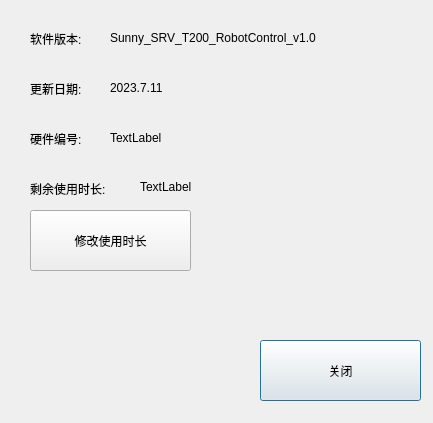
<?xml version="1.0" encoding="UTF-8"?>
<ui version="4.0">
 <class>infoDlg</class>
 <widget class="QDialog" name="infoDlg">
  <property name="geometry">
   <rect>
    <x>0</x>
    <y>0</y>
    <width>433</width>
    <height>423</height>
   </rect>
  </property>
  <property name="windowTitle">
   <string>Dialog</string>
  </property>
  <widget class="QLabel" name="label">
   <property name="geometry">
    <rect>
     <x>30</x>
     <y>30</y>
     <width>71</width>
     <height>17</height>
    </rect>
   </property>
   <property name="text">
    <string>软件版本:</string>
   </property>
  </widget>
  <widget class="QLabel" name="label_2">
   <property name="geometry">
    <rect>
     <x>30</x>
     <y>80</y>
     <width>71</width>
     <height>17</height>
    </rect>
   </property>
   <property name="text">
    <string>更新日期:</string>
   </property>
  </widget>
  <widget class="QLabel" name="label_3">
   <property name="geometry">
    <rect>
     <x>30</x>
     <y>180</y>
     <width>101</width>
     <height>17</height>
    </rect>
   </property>
   <property name="text">
    <string>剩余使用时长:</string>
   </property>
  </widget>
  <widget class="QLabel" name="label_4">
   <property name="geometry">
    <rect>
     <x>110</x>
     <y>30</y>
     <width>291</width>
     <height>17</height>
    </rect>
   </property>
   <property name="text">
    <string>Sunny_SRV_T200_RobotControl_v1.0</string>
   </property>
   <property name="textInteractionFlags">
    <set>Qt::LinksAccessibleByMouse|Qt::TextEditable|Qt::TextEditorInteraction|Qt::TextSelectableByKeyboard|Qt::TextSelectableByMouse</set>
   </property>
  </widget>
  <widget class="QLabel" name="label_5">
   <property name="geometry">
    <rect>
     <x>110</x>
     <y>80</y>
     <width>291</width>
     <height>17</height>
    </rect>
   </property>
   <property name="text">
    <string>2023.7.11</string>
   </property>
   <property name="textInteractionFlags">
    <set>Qt::LinksAccessibleByMouse|Qt::TextEditable|Qt::TextEditorInteraction|Qt::TextSelectableByKeyboard|Qt::TextSelectableByMouse</set>
   </property>
  </widget>
  <widget class="QLabel" name="nLeftHourslabel">
   <property name="geometry">
    <rect>
     <x>140</x>
     <y>177</y>
     <width>281</width>
     <height>21</height>
    </rect>
   </property>
   <property name="text">
    <string>TextLabel</string>
   </property>
   <property name="textInteractionFlags">
    <set>Qt::LinksAccessibleByMouse|Qt::TextEditable|Qt::TextEditorInteraction|Qt::TextSelectableByKeyboard|Qt::TextSelectableByMouse</set>
   </property>
  </widget>
  <widget class="QPushButton" name="pushButton">
   <property name="geometry">
    <rect>
     <x>260</x>
     <y>340</y>
     <width>161</width>
     <height>61</height>
    </rect>
   </property>
   <property name="text">
    <string>关闭</string>
   </property>
  </widget>
  <widget class="QLabel" name="label_7">
   <property name="geometry">
    <rect>
     <x>30</x>
     <y>130</y>
     <width>71</width>
     <height>17</height>
    </rect>
   </property>
   <property name="text">
    <string>硬件编号:</string>
   </property>
  </widget>
  <widget class="QLabel" name="maclabel">
   <property name="geometry">
    <rect>
     <x>110</x>
     <y>130</y>
     <width>291</width>
     <height>17</height>
    </rect>
   </property>
   <property name="text">
    <string>TextLabel</string>
   </property>
   <property name="textInteractionFlags">
    <set>Qt::LinksAccessibleByMouse|Qt::TextEditable|Qt::TextEditorInteraction|Qt::TextSelectableByKeyboard|Qt::TextSelectableByMouse</set>
   </property>
  </widget>
  <widget class="QPushButton" name="SN_DataBtn">
   <property name="geometry">
    <rect>
     <x>30</x>
     <y>210</y>
     <width>161</width>
     <height>61</height>
    </rect>
   </property>
   <property name="text">
    <string>修改使用时长</string>
   </property>
  </widget>
 </widget>
 <resources/>
 <connections>
  <connection>
   <sender>pushButton</sender>
   <signal>clicked()</signal>
   <receiver>infoDlg</receiver>
   <slot>hide()</slot>
   <hints>
    <hint type="sourcelabel">
     <x>340</x>
     <y>370</y>
    </hint>
    <hint type="destinationlabel">
     <x>216</x>
     <y>211</y>
    </hint>
   </hints>
  </connection>
 </connections>
</ui>
